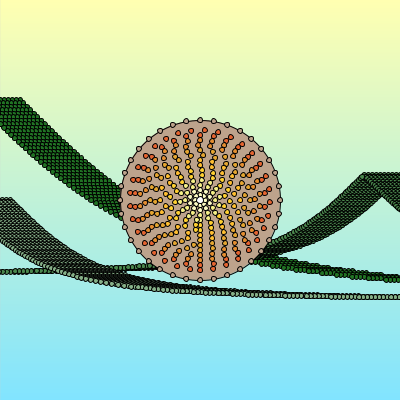
Frame 1 (no input)
Frame 60 (the mouse pressed at the canvas centre just before this capture): identical to frame 1, image omitted
Frame 120 (the mouse held since frame 60 and released just before this capture): identical to frame 1, image omitted

The Processing sketch that drew this single still picture (run headless with seeded random() and noise(); from frame 60 on, the mouse is pressed at the canvas centre):

// Processing sketch: function_for_drawing_circles
// ── function_for_drawing_circles.pde
float theta = 0;

void setup() {
  size(400, 400);


  color c1 = color(255, 289, 177); //color 1
  color c2 = color(129, 228, 255); // color 2
  
  for(int i = 0; i < 400; i++){
   color c3 = lerpColor(c1 , c2, float(i) / float(400)); //makes a gradient of the 2 colors. float 1/float 400 gives you a decimal, basically how much % of gradient do you want
   stroke(c3);
   
   line(400, i, 0, i);
   //horizontal
   //line(i, 0, i, 600); - vertical line gradient
  
  stroke(0);
  }

  //waves
  fill(33, 115, 36);
  drawWaves(100, 20, 100, 200);
  drawWaves(100, 16, 100, 200);
  drawWaves(100, 12, 100, 200);
  drawWaves(100, 8, 100, 200);
  drawWaves(100, 4, 100, 200);
  drawWaves(100, 0, 100, 200);
  drawWaves(100, -4, 100, 200);
  drawWaves(100, -8, 100, 200);
  drawWaves(100, -12, 100, 200);
  drawWaves(100, -16, 100, 200);
  drawWaves(100, -20, 100, 200);
  drawWaves(100, -24, 100, 200);

  fill(74, 135, 77);

  drawWaves(100, 400, 175, 100);
  drawWaves(100, 396, 175, 100);
  drawWaves(100, 392, 175, 100);
  drawWaves(100, 388, 175, 100);
  drawWaves(100, 384, 175, 100);
  drawWaves(100, 380, 175, 100);
  drawWaves(100, 376, 175, 100);
  drawWaves(100, 372, 175, 100);
  drawWaves(100, 368, 175, 100);
  drawWaves(100, 364, 175, 100);

  fill(134, 176, 136);
  drawWaves(100, 10, 200, 100);
  drawWaves(100, 6, 200, 100);
  drawWaves(100, 2, 200, 100);
  drawWaves(100, -2, 200, 100);
  drawWaves(100, -6, 200, 100);
  drawWaves(100, -10, 200, 100);
  drawWaves(100, -14, 200, 100);
  drawWaves(100, -18, 200, 100);
  drawWaves(100, -22, 200, 100);
  drawWaves(100, -26, 200, 100);
  drawWaves(100, -30, 200, 100);
  drawWaves(100, -34, 200, 100);
  drawWaves(100, -38, 200, 100);
  drawWaves(100, -42, 200, 100);


  //circles for the sun
  fill(189, 163, 140);
  circle(200, 200, 160);

  drawCircles(36, 200, 200, 80);

  fill(229, 101, 49); //dark red
  drawCircles(32, 200, 200, 70);
  drawCircles(30, 200, 200, 65);

  fill(229, 142, 49); //red
  drawCircles(28, 200, 200, 60);
  drawCircles(26, 200, 200, 55);

  fill(229, 166, 49); //dark orange
  drawCircles(24, 200, 200, 50);
  drawCircles(22, 200, 200, 45);

  fill(299, 190, 49); //
  drawCircles(20, 200, 200, 40);
  drawCircles(18, 200, 200, 35);

  fill(299, 208, 49); //
  drawCircles(16, 200, 200, 30);
  drawCircles(14, 200, 200, 25);

  fill(245, 239, 135); //
  drawCircles(14, 200, 200, 20);
  drawCircles(12, 200, 200, 15);

  fill(252, 250, 194); //
  drawCircles(10, 200, 200, 10);
  drawCircles(8, 200, 200, 5);

  fill(255, 255, 255); //
  circle(200, 200, 7);

  //circles

}

void draw() {
  fill(192, 228, 255);
}

void drawCircles(int numc, float xx, float yy, float r) {

  float degrees = 360 / numc;

  for (float i = 0; i < 360; i = i + degrees) {
    float x = sin(radians(i)) * r+xx;
    float y = cos(radians(i)) * r+yy;

    circle(x, y, 5);
  }
}

void drawWaves(int numc, float xx, float yy, float rr) {

  float degrees = 180 / numc;

  for (float i = 0; i < 180; i = i + degrees) {
    float x = tan(radians(i)) * rr+xx;
    float y = sin(radians(i)) * rr+yy;

    circle(x, y, 5);
  }
}
